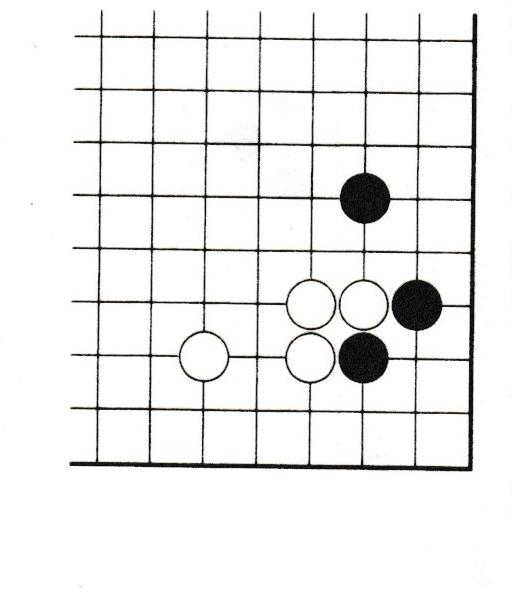
#> input picture images/01 - PB01.jpg, 512 x 612 px
$ python -i geometry_tools.py   (imports and definitions only)
#> lines starting #> are read from the running program, lines starting #| are printed output that depends on the picture; after the words box and inside, x2 and y2 are one past the last pixel; in counts of white or black regions, pixels touching at a corner belong together
#> further down, picture is the input picture: shape (612, 512, 3); mean B, G, R 238, 238.4, 238.4
"""
function for manipulate geometrical entity
"""

from math import (floor, sqrt)
from operator import xor
from statistics import median,mean
import cv2
import numpy as np

# [126 lines left out: functions are_vector_in_line, compare_line_horizontaly, compare_line_verticaly, determinant, find_circles, circle_to_lines and 7 more, not called in this run]
# Calculate skew angle of an image
def get_skew_angle(cvImage) -> float:
    # Prep image, copy, convert to gray scale, blur, and threshold
    newImage = cvImage.copy()
    gray = cv2.cvtColor(newImage, cv2.COLOR_BGR2GRAY)
    blur = cv2.GaussianBlur(gray, (9, 9), 0)
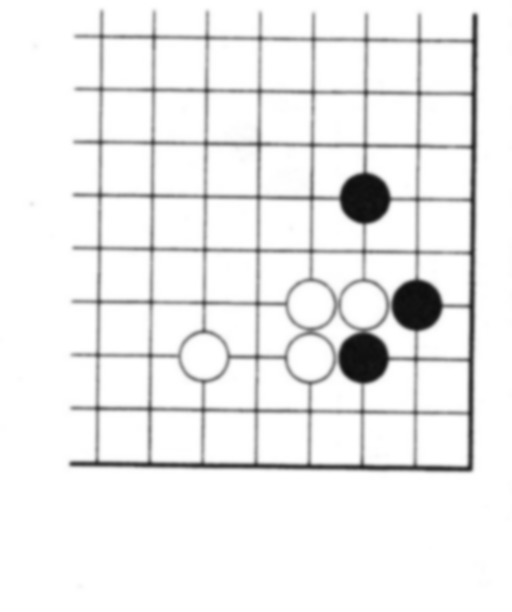
#> blur: shape (612, 512); min 13, max 255, mean 238.4
    thresh = cv2.threshold(blur, 0, 255, cv2.THRESH_BINARY_INV + cv2.THRESH_OTSU)[1]
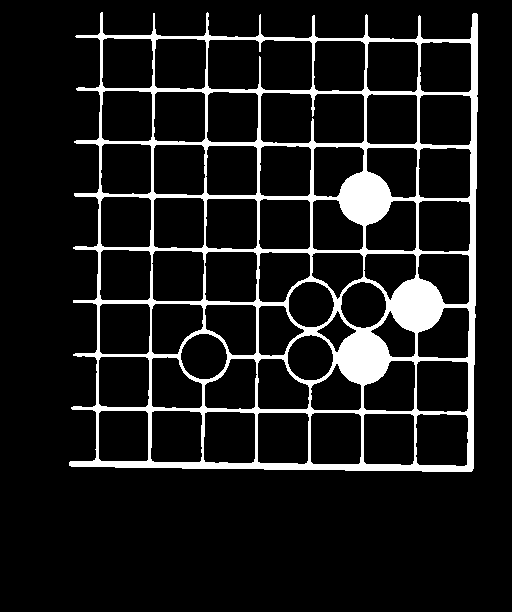
#> thresh: shape (612, 512); 10.5% white; 1 white region, box (x1, y1, x2, y2) and area: (69, 12, 478, 472) 32834

    # Apply dilate to merge text into meaningful lines/paragraphs.
    # Use larger kernel on X axis to merge characters into single line, cancelling out any spaces.
    # But use smaller kernel on Y axis to separate between different blocks of text
    kernel = cv2.getStructuringElement(cv2.MORPH_RECT, (30, 5))
    dilate = cv2.dilate(thresh, kernel, iterations=5)
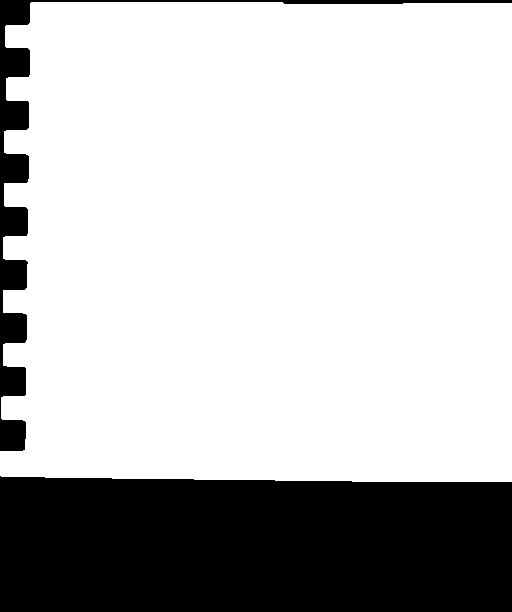
#> dilate: shape (612, 512); 75.5% white; 2 black regions

    # Find all contours
    contours, hierarchy = cv2.findContours(dilate, cv2.RETR_LIST, cv2.CHAIN_APPROX_SIMPLE)
#> contours = 1 contour; box (x1, y1, x2, y2) and area: (0, 2, 512, 482) 235393
    contours = sorted(contours, key = cv2.contourArea, reverse = True)

    # Find largest contour and surround in min area box
    largestContour = contours[0]
#> largestContour = contour of 112 points, box (x1, y1, x2, y2) (0, 2, 512, 482), area 235393
    minAreaRect = cv2.minAreaRect(largestContour)
#> minAreaRect = ((256.5, 241.2), (478.7, 511.1), -89.75)

    # Determine the angle. Convert it to the value that was originally used to obtain skewed image
    angle = minAreaRect[-1]
#> angle = -89.75
    if angle < -45:
        angle = 90 + angle
#> angle = 0.25
    return -1.0 * angle
# [47 lines left out: functions get_size_grid, get_coord_to_screen_pos, get_coord_to_screen_pos2, get_dif_to_range, not called in this run]
def clamp(num, min_value, max_value):
        num = max(min(num, max_value), min_value)
        return num
# [221 lines left out: functions get_dif_from_center, get_corners_without_problem_border, get_main_corner, get_corners, get_farthest_insection, get_vector_of_line and 7 more, not called in this run]

>>> import cv2
>>> picture = cv2.imread('../images/01 - PB01.jpg')
>>> result = get_skew_angle(picture)
#> result = -0.25

$ run again, on images/01 - PB02.jpg
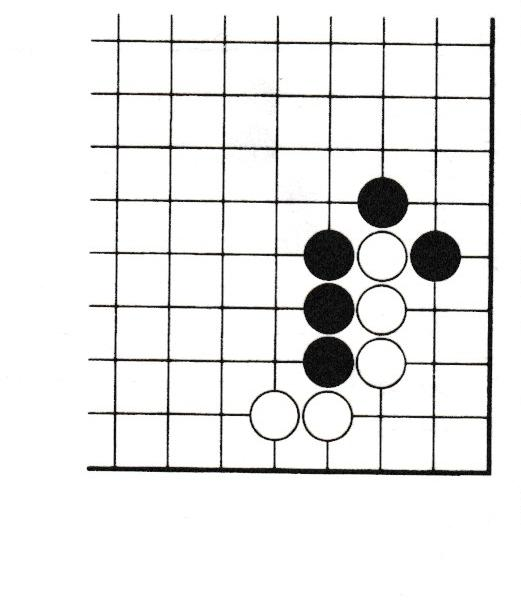
#> input picture images/01 - PB02.jpg, 521 x 612 px
#> picture is the input picture: shape (612, 521, 3); mean B, G, R 234.2, 234.5, 234.5
#> in get_skew_angle, `thresh = cv2.threshold(blur, 0, 255, cv2.THRESH_BINARY_INV + cv2.THRES..`:
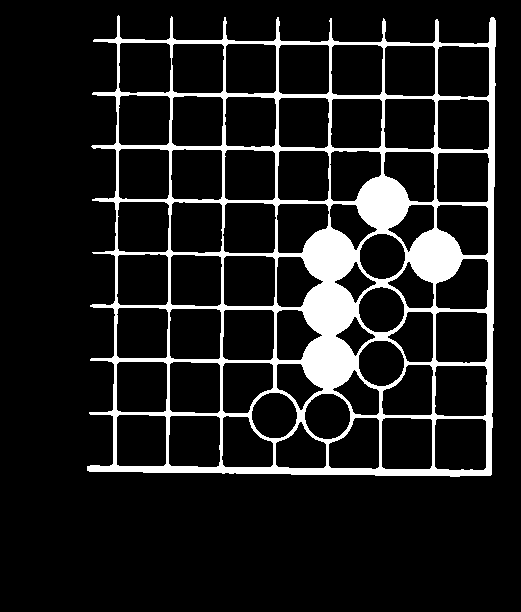
#> thresh: shape (612, 521); 11.6% white; 1 white region, box (x1, y1, x2, y2) and area: (87, 15, 496, 477) 37031
#> in get_skew_angle, `dilate = cv2.dilate(thresh, kernel, iterations=5)`:
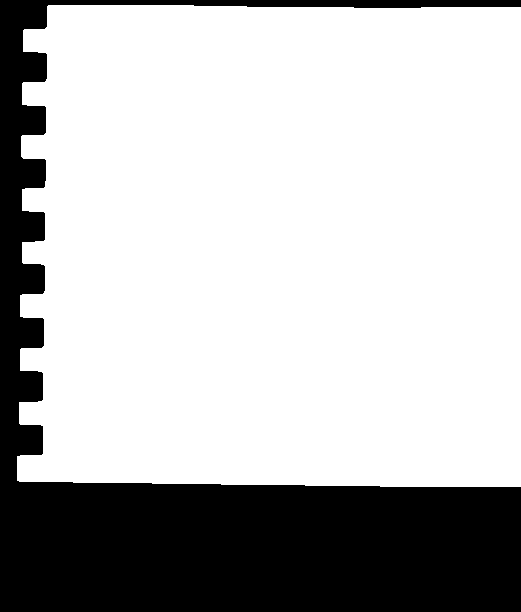
#> dilate: shape (612, 521); 73.1% white; 1 black region
#> contours = 1 contour; box (x1, y1, x2, y2) and area: (17, 5, 521, 487) 231959
#> largestContour = contour of 113 points, box (x1, y1, x2, y2) (17, 5, 521, 487), area 231959
#> minAreaRect = ((269.9, 245.4), (479.8, 503.2), -89.65)
#> in get_skew_angle, `angle = minAreaRect[-1]`: angle = -89.65
#> in get_skew_angle, `angle = 90 + angle`: angle = 0.35
#> result = -0.35

$ run again, on images/01 - PB03.jpg
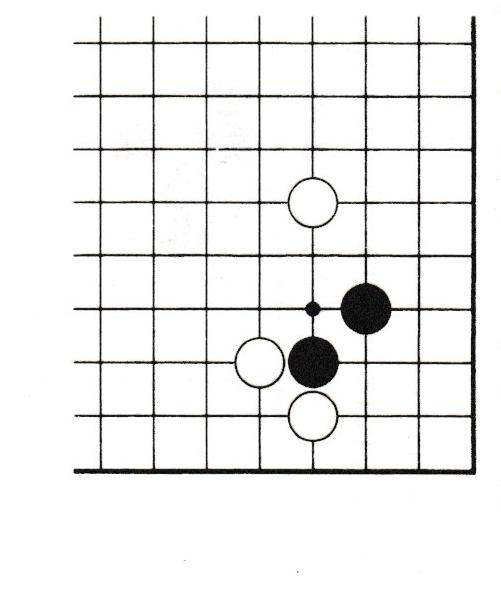
#> input picture images/01 - PB03.jpg, 501 x 612 px
#> picture is the input picture: shape (612, 501, 3); mean B, G, R 238.1, 238.4, 238.4
#> in get_skew_angle, `thresh = cv2.threshold(blur, 0, 255, cv2.THRESH_BINARY_INV + cv2.THRES..`:
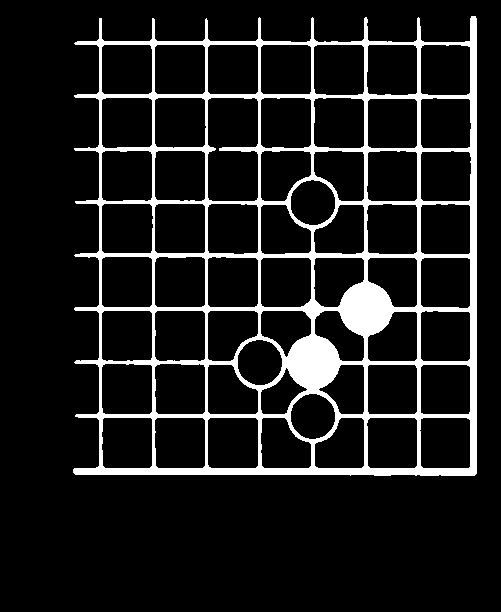
#> thresh: shape (612, 501); 11.1% white; 1 white region, box (x1, y1, x2, y2) and area: (73, 16, 477, 476) 33890
#> in get_skew_angle, `dilate = cv2.dilate(thresh, kernel, iterations=5)`:
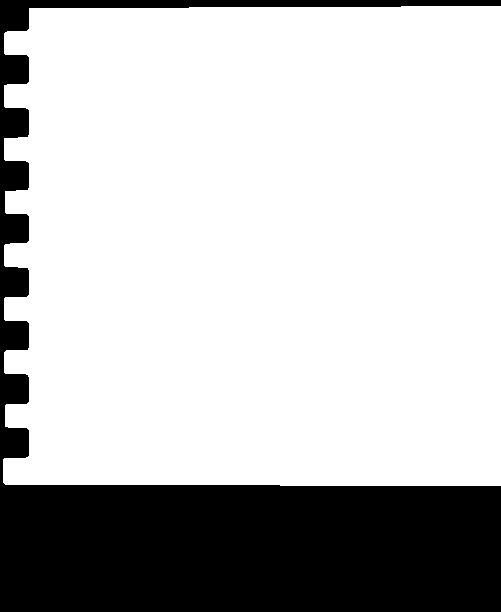
#> dilate: shape (612, 501); 75.4% white; 1 black region
#> contours = 1 contour; box (x1, y1, x2, y2) and area: (3, 6, 501, 486) 230098
#> largestContour = contour of 107 points, box (x1, y1, x2, y2) (3, 6, 501, 486), area 230098
#> minAreaRect = ((251.5, 245.5), (479, 497), -90)
#> in get_skew_angle, `angle = minAreaRect[-1]`: angle = -90
#> in get_skew_angle, `angle = 90 + angle`: angle = 0

$ run again, on images/01 - PB04.jpg
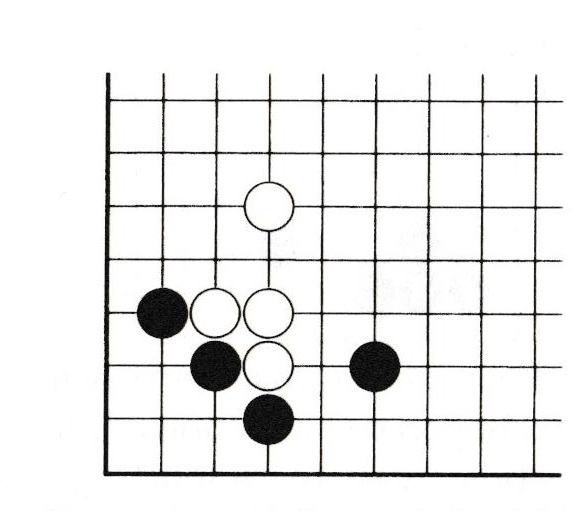
#> input picture images/01 - PB04.jpg, 573 x 511 px
#> picture is the input picture: shape (511, 573, 3); mean B, G, R 234.8, 235.1, 235.2
#> in get_skew_angle, `thresh = cv2.threshold(blur, 0, 255, cv2.THRESH_BINARY_INV + cv2.THRES..`:
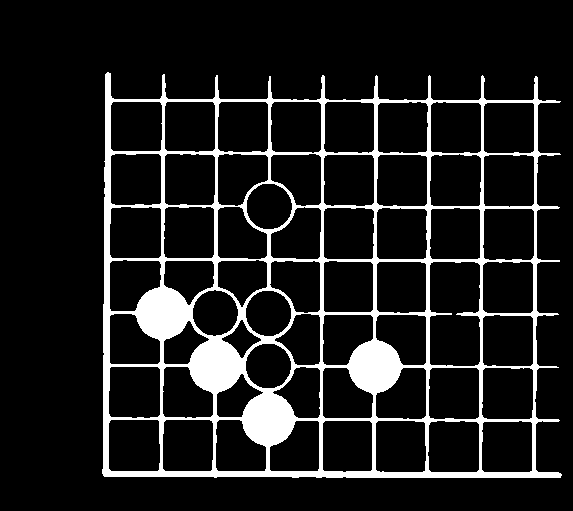
#> thresh: shape (511, 573); 11.7% white; 1 white region, box (x1, y1, x2, y2) and area: (102, 72, 562, 478) 34278
#> in get_skew_angle, `dilate = cv2.dilate(thresh, kernel, iterations=5)`:
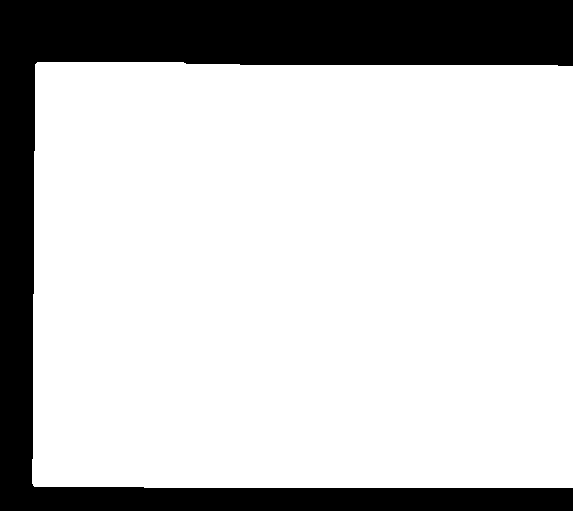
#> dilate: shape (511, 573); 78% white; 1 black region
#> contours = 1 contour; box (x1, y1, x2, y2) and area: (32, 62, 573, 488) 227545
#> largestContour = contour of 24 points, box (x1, y1, x2, y2) (32, 62, 573, 488), area 227545
#> minAreaRect = ((302, 274.5), (425, 540), -90)
#> in get_skew_angle, `angle = minAreaRect[-1]`: angle = -90
#> in get_skew_angle, `angle = 90 + angle`: angle = 0
